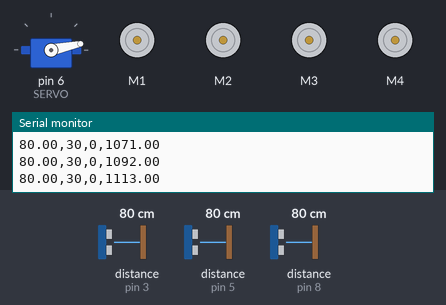
A sketch run on a simulated Arduino Uno, built with avr-gcc and run on an emulated ATmega328P. Parts: servo, 4 × DC motor (green arrow = forward, orange = backward, longer = faster), the last lines printed to the serial monitor. The inputs (shaded band) are chosen by the test bench; at power-on: distance to the obstacle (sensors on pin 3, pin 5, pin 8) 80 cm. The echo pulse lasts 58.3 µs per cm.

Above: at 1.2 s.
1.3 s: distance to the obstacle (sensor on pin 3) set to 239 cm
At 2.8 s:
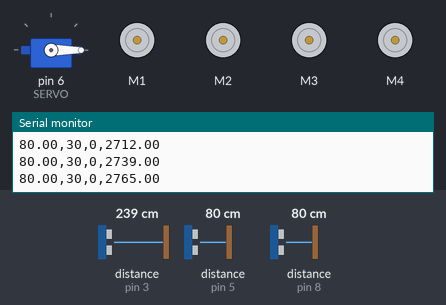
4.3 s: distance to the obstacle (sensor on pin 3) set to 247 cm
At 6.2 s:
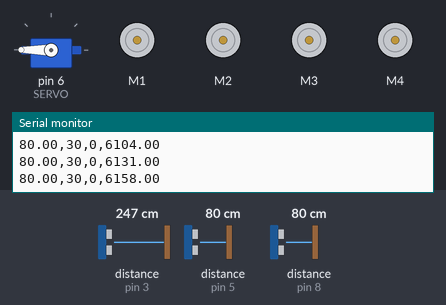
6.5 s: distance to the obstacle (sensor on pin 5) set to 85 cm
At 7.2 s:
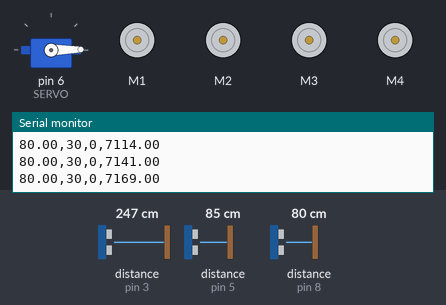
8.0 s: distance to the obstacle (sensor on pin 5) set to 120 cm
At 8.7 s:
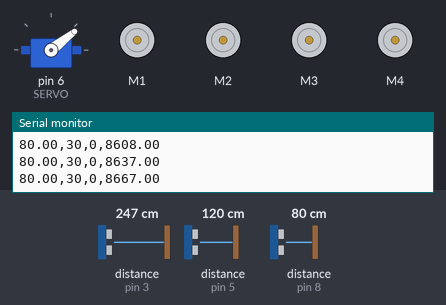
11.0 s: distance to the obstacle (sensor on pin 3) set to 2 cm
At 12.2 s:
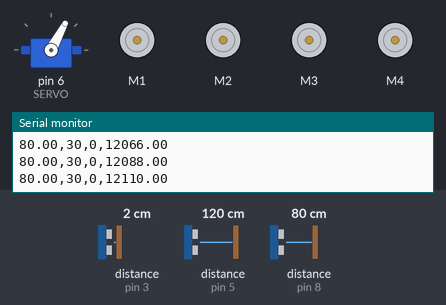
12.5 s: distance to the obstacle (sensor on pin 5) set to 18 cm
At 13.6 s:
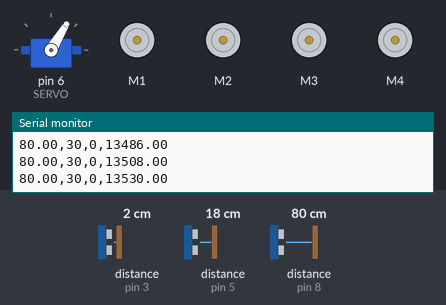
Timing chart, 0 to 15.0 s (numbered marks = the images above; inputs shaded):
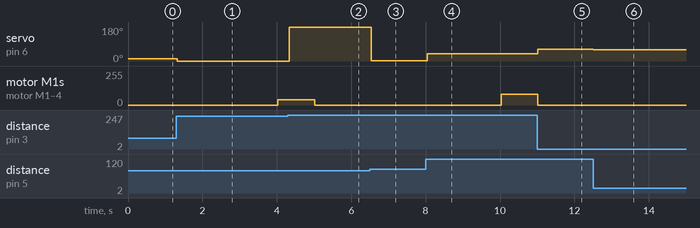

The sketch:

arduinoIdentification.ino
```cpp
// servo
#include <Servo.h>
#define SERVO 6 // Porta Digital 6 PWM
Servo s;      // Variável Servo

// sensor ultrassonico
#include <Ultrasonic.h>
//Define os pinos para o trigger e echo
#define pino_triggerS1 4
#define pino_echoS1 5
//Inicializa o sensor nos pinos definidos acima
Ultrasonic ultrasonicS1(pino_triggerS1, pino_echoS1);

#define pino_triggerS2 2
#define pino_echoS2 3
//Inicializa o sensor nos pinos definidos acima
Ultrasonic ultrasonicS2(pino_triggerS2, pino_echoS2);

#define pino_triggerS3 9
#define pino_echoS3 8
//Inicializa o sensor nos pinos definidos acima
Ultrasonic ultrasonicS3(pino_triggerS3, pino_echoS3);

// motor dc
#include <Wire.h>
#include <Adafruit_MotorShield.h>
// Create the motor shield object with the default I2C address
Adafruit_MotorShield AFMS = Adafruit_MotorShield();
// Adafruit_MotorShield AFMS = Adafruit_MotorShield(0x61);
// Select which 'port' M1, M2, M3 or M4. In this case, M1
Adafruit_DCMotor *myMotor1 = AFMS.getMotor(1);
Adafruit_DCMotor *myMotor2 = AFMS.getMotor(2);
Adafruit_DCMotor *myMotor3 = AFMS.getMotor(3);
Adafruit_DCMotor *myMotor4 = AFMS.getMotor(4);

// ======================= VARIÁVEIS =======================
float cmMsecS1, cmMsecS2, cmMsecS3;
long microsecS1, microsecS2, microsecS3;

// Inicialização do tempo
float timeStart;
float timeCurrent;
int entrada = 0;

// ======================= LATERAL =======================
int pos;      // Posição Servo
int erroS1;   // Erro do ultrassom lateral dianteiro
int erroS2;   // Erro do ultrassom lateral traseiro
int angulo;   // Ângulo de guinada do veículo
// Calibração
// Lateral
// Acerta o esterçamento na posição calibrada do servo
// A poisção não é 90, pois depende da geometria da direção do carro.
int alignVal = 83; // Esta variável precisa ser calibrada devido ao mecanismo de direção
// Parâmetros
// Lateral
int Kangulo = 1;    //ganho do controlador lateral para o angulo
int Klateral = 10; //ganho do controlador lateral para o angulo
int distDesired = 22; // Distância lateral desejada

// ======================= LONGITUDINAL =======================
int distLongDes = 30;// desired longitudinal distance
int distmax = 35;
int veloDC;
int Klong = 10; // ganho do controlador proporcional longitudinal

double Kfeedforward = 83;


void setup() {
  Serial.begin(9600);           // set up Serial library at 9600 bps

  // servo setup
  s.attach(SERVO);
  Serial.begin(9600);

  s.write(alignVal); // Inicia motor posição zero

  AFMS.begin();  // create with the default frequency 1.6KHz

  // Set the speed to start, from 0 (off) to 255 (max speed)
  myMotor1->setSpeed(150);
  myMotor1->run(FORWARD);
  myMotor1->run(RELEASE);

  myMotor2->setSpeed(150);
  myMotor2->run(FORWARD);
  myMotor2->run(RELEASE);

  myMotor3->setSpeed(150);
  myMotor3->run(FORWARD);
  myMotor3->run(RELEASE);

  myMotor4->setSpeed(150);
  myMotor4->run(FORWARD);
  myMotor4->run(RELEASE);

  timeStart = millis();
  timeCurrent = millis(); //


}

void loop() {
  // Update current time variable
  timeCurrent = millis();

  microsecS3 = ultrasonicS3.timing();
  cmMsecS3 = ultrasonicS3.convert(microsecS3, Ultrasonic::CM);

  // Step time at 5 seconds.
  if (timeCurrent > timeStart + 4000 && timeCurrent < timeStart + 5000) {
    veloDC = 40;
  }
  else if (timeCurrent > timeStart + 10000 && timeCurrent < timeStart + 11000) {
    veloDC = 80;
  }
  else {
    veloDC = 0;
  }

  // Saturation
  if (veloDC < 0) {
    veloDC = 0;
  }
  if (veloDC > 255) {
    veloDC = 255;
  }

  myMotor1->run(FORWARD);
  myMotor2->run(FORWARD);
  myMotor3->run(FORWARD);
  myMotor4->run(FORWARD);
  myMotor1->setSpeed(veloDC);
  myMotor2->setSpeed(veloDC);
  myMotor3->setSpeed(veloDC);
  myMotor4->setSpeed(veloDC);

  // ===================================================
  // Controle lateral
  // São dois sensores laterais para medição da posição e orientação
  //Sensor ultrassom - Lateral dianteiro
  microsecS1 = ultrasonicS1.timing();
  cmMsecS1 = ultrasonicS1.convert(microsecS1, Ultrasonic::CM);
  //  inMsecS1 = ultrasonicS1.convert(microsecS1, Ultrasonic::IN);
  // Sensor ultrassom - Lateral traseiro
  microsecS2 = ultrasonicS2.timing();
  cmMsecS2 = ultrasonicS2.convert(microsecS2, Ultrasonic::CM);
  //  inMsecS2 = ultrasonicS2.convert(microsecS2, Ultrasonic::IN);

  // Os erros das duass distâncias
  erroS1 = cmMsecS1 - distDesired;
  erroS2 = cmMsecS2 - distDesired;
  // Ângulo de orientação do carro
  angulo = erroS1 - erroS2;

  // o erroS1 define a posição lateral
  pos = alignVal + Kangulo * angulo + Klateral * erroS1 ;

  s.write(pos);

  //AQUISIÇÃO
  // Para vídeo
  //  Serial.print(cmMsecS3);
  //  Serial.print(",");
  //  Serial.println(distLongDes);
  // Para matlab
  Serial.print(cmMsecS3);
  Serial.print(",");
  Serial.print(distLongDes);
  Serial.print(",");
  Serial.print(veloDC);
  Serial.print(",");
  Serial.println(timeCurrent);
  //  delay(10);


}
```

Measured:
- the behaviour switches between 244 and 245 cm on distance to the obstacle (sensor on pin 3) (found by bisection; images 1 and 2)
- the behaviour switches between 81 and 82 cm on distance to the obstacle (sensor on pin 5) (found by bisection; images 2 and 3)
- after the input at 1.3 s, servo on pin 6 (SERVO): 12° → 0° at once
- after the input at 4.3 s, servo on pin 6 (SERVO): 0° → 180° at once
- after the input at 6.5 s, servo on pin 6 (SERVO): 180° → 1° at once
- after the input at 8.0 s, servo on pin 6 (SERVO): 1° → 38° after 0.05 s
- after the input at 11.0 s, servo on pin 6 (SERVO): 38° → 62° at once
- after the input at 12.5 s, servo on pin 6 (SERVO): 62° → 59° at once
